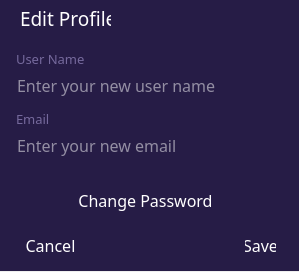
<?xml version="1.0" encoding="UTF-8"?>
<ui version="4.0">
 <class>Dialog</class>
 <widget class="QDialog" name="Dialog">
  <property name="geometry">
   <rect>
    <x>0</x>
    <y>0</y>
    <width>299</width>
    <height>272</height>
   </rect>
  </property>
  <property name="windowTitle">
   <string>Dialog</string>
  </property>
  <widget class="QFrame" name="frame">
   <property name="geometry">
    <rect>
     <x>0</x>
     <y>0</y>
     <width>301</width>
     <height>271</height>
    </rect>
   </property>
   <property name="font">
    <font>
     <family>Lucida Sans Unicode</family>
     <pointsize>11</pointsize>
     <weight>50</weight>
     <bold>false</bold>
    </font>
   </property>
   <property name="styleSheet">
    <string notr="true">QFrame{
border:none;
	background-color: rgb(38, 28, 70);
color: white;

}</string>
   </property>
   <property name="frameShape">
    <enum>QFrame::StyledPanel</enum>
   </property>
   <property name="frameShadow">
    <enum>QFrame::Raised</enum>
   </property>
   <widget class="QLabel" name="editProfileLabel">
    <property name="geometry">
     <rect>
      <x>20</x>
      <y>8</y>
      <width>91</width>
      <height>21</height>
     </rect>
    </property>
    <property name="font">
     <font>
      <family>Noto Naskh Arabic UI</family>
      <pointsize>14</pointsize>
      <weight>50</weight>
      <bold>false</bold>
     </font>
    </property>
    <property name="styleSheet">
     <string notr="true"/>
    </property>
    <property name="text">
     <string>Edit Profile</string>
    </property>
   </widget>
   <widget class="QPushButton" name="closeButton">
    <property name="geometry">
     <rect>
      <x>270</x>
      <y>3</y>
      <width>31</width>
      <height>31</height>
     </rect>
    </property>
    <property name="styleSheet">
     <string notr="true">QPushButton{
border-radius: 7px;
	background-color: rgb(38, 28, 70);
color: white;

}</string>
    </property>
    <property name="text">
     <string/>
    </property>
    <property name="icon">
     <iconset>
      <normaloff>../code/Resources/close4.png</normaloff>../code/Resources/close4.png</iconset>
    </property>
    <property name="iconSize">
     <size>
      <width>30</width>
      <height>30</height>
     </size>
    </property>
   </widget>
   <widget class="QLineEdit" name="usernameLineEdit">
    <property name="geometry">
     <rect>
      <x>0</x>
      <y>70</y>
      <width>301</width>
      <height>31</height>
     </rect>
    </property>
    <property name="font">
     <font>
      <family>Noto Naskh Arabic UI</family>
      <pointsize>12</pointsize>
     </font>
    </property>
    <property name="styleSheet">
     <string notr="true">QLineEdit{
border-radius: 1px;
	background-color: rgb(38, 28, 70);
color:white;
text-align: left;
padding: 0% 15%;
}

QLineEdit:hover{
background-color: rgb(85, 68, 139);
border-bottom: solid white;
}
</string>
    </property>
    <property name="placeholderText">
     <string>Enter your new user name</string>
    </property>
   </widget>
   <widget class="QLineEdit" name="emailLineEdit">
    <property name="geometry">
     <rect>
      <x>0</x>
      <y>130</y>
      <width>301</width>
      <height>31</height>
     </rect>
    </property>
    <property name="font">
     <font>
      <family>Noto Naskh Arabic UI</family>
      <pointsize>12</pointsize>
     </font>
    </property>
    <property name="styleSheet">
     <string notr="true">QLineEdit{
border-radius:1px;
	background-color: rgb(38, 28, 70);
color:white;
text-align: left;
padding: 0% 15%;
}

QLineEdit:hover{
background-color: rgb(85, 68, 139);
}
</string>
    </property>
    <property name="placeholderText">
     <string>Enter your new email</string>
    </property>
   </widget>
   <widget class="QPushButton" name="cancelButton">
    <property name="geometry">
     <rect>
      <x>10</x>
      <y>230</y>
      <width>81</width>
      <height>31</height>
     </rect>
    </property>
    <property name="font">
     <font>
      <family>Noto Naskh Arabic UI</family>
      <pointsize>12</pointsize>
      <weight>50</weight>
      <bold>false</bold>
     </font>
    </property>
    <property name="styleSheet">
     <string notr="true">QPushButton{
border-radius:1px;
	background-color: rgb(38, 28, 70);
color:white;
text-align: center;
padding: 0% 15%;
}

QPushButton:hover{
background-color: rgb(85, 68, 139);
}
</string>
    </property>
    <property name="text">
     <string>Cancel</string>
    </property>
    <property name="iconSize">
     <size>
      <width>30</width>
      <height>30</height>
     </size>
    </property>
   </widget>
   <widget class="QPushButton" name="saveButton">
    <property name="geometry">
     <rect>
      <x>230</x>
      <y>230</y>
      <width>61</width>
      <height>31</height>
     </rect>
    </property>
    <property name="font">
     <font>
      <family>Noto Naskh Arabic UI</family>
      <pointsize>12</pointsize>
      <weight>50</weight>
      <bold>false</bold>
     </font>
    </property>
    <property name="styleSheet">
     <string notr="true">QPushButton{
border-radius:1px;
	background-color: rgb(38, 28, 70);
color:white;
text-align: center;
padding: 0% 15%;
}

QPushButton:hover{
background-color: rgb(85, 68, 139);
}
</string>
    </property>
    <property name="text">
     <string>Save</string>
    </property>
    <property name="iconSize">
     <size>
      <width>30</width>
      <height>30</height>
     </size>
    </property>
   </widget>
   <widget class="QLabel" name="usernameLabel">
    <property name="geometry">
     <rect>
      <x>16</x>
      <y>48</y>
      <width>71</width>
      <height>21</height>
     </rect>
    </property>
    <property name="font">
     <font>
      <family>Noto Naskh Arabic UI</family>
      <pointsize>10</pointsize>
     </font>
    </property>
    <property name="styleSheet">
     <string notr="true">QLabel{
color: #75699c;
}</string>
    </property>
    <property name="text">
     <string>User Name</string>
    </property>
   </widget>
   <widget class="QLabel" name="emailLabel">
    <property name="geometry">
     <rect>
      <x>16</x>
      <y>108</y>
      <width>71</width>
      <height>21</height>
     </rect>
    </property>
    <property name="font">
     <font>
      <family>Noto Naskh Arabic UI</family>
      <pointsize>10</pointsize>
     </font>
    </property>
    <property name="styleSheet">
     <string notr="true">QLabel{
color: #75699c;
}</string>
    </property>
    <property name="text">
     <string>Email</string>
    </property>
   </widget>
   <widget class="QPushButton" name="cancelButton_2">
    <property name="geometry">
     <rect>
      <x>60</x>
      <y>185</y>
      <width>171</width>
      <height>31</height>
     </rect>
    </property>
    <property name="font">
     <font>
      <family>Noto Naskh Arabic UI</family>
      <pointsize>12</pointsize>
      <weight>50</weight>
      <bold>false</bold>
     </font>
    </property>
    <property name="styleSheet">
     <string notr="true">QPushButton{
border-radius:1px;
	background-color: rgb(38, 28, 70);
color:white;
text-align: center;
padding: 0% 15%;
}

QPushButton:hover{
background-color: rgb(85, 68, 139);
}
</string>
    </property>
    <property name="text">
     <string>Change Password</string>
    </property>
    <property name="iconSize">
     <size>
      <width>30</width>
      <height>30</height>
     </size>
    </property>
   </widget>
  </widget>
 </widget>
 <resources/>
 <connections/>
</ui>
